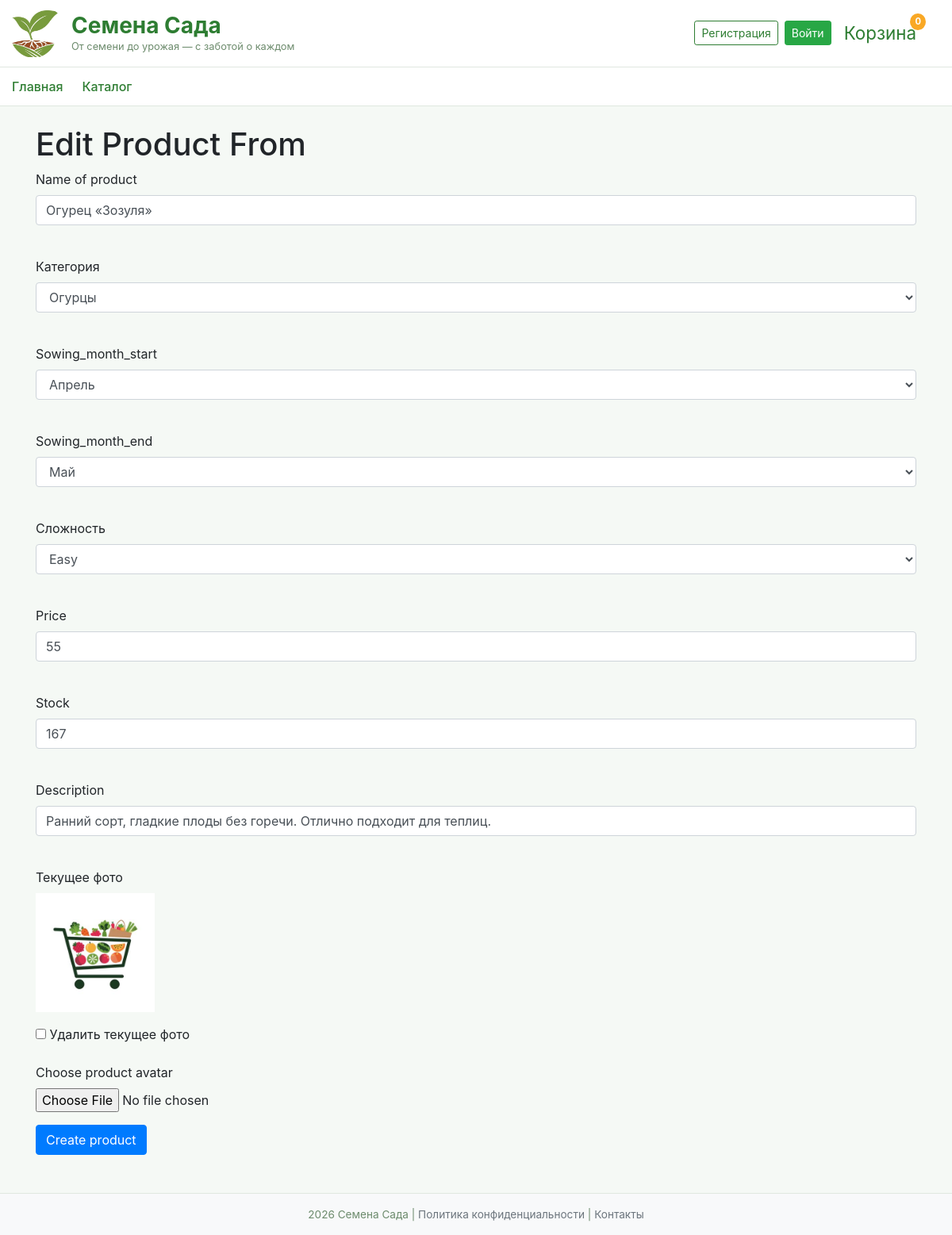
Page /admin/product/edit/5 on the earlier database version.
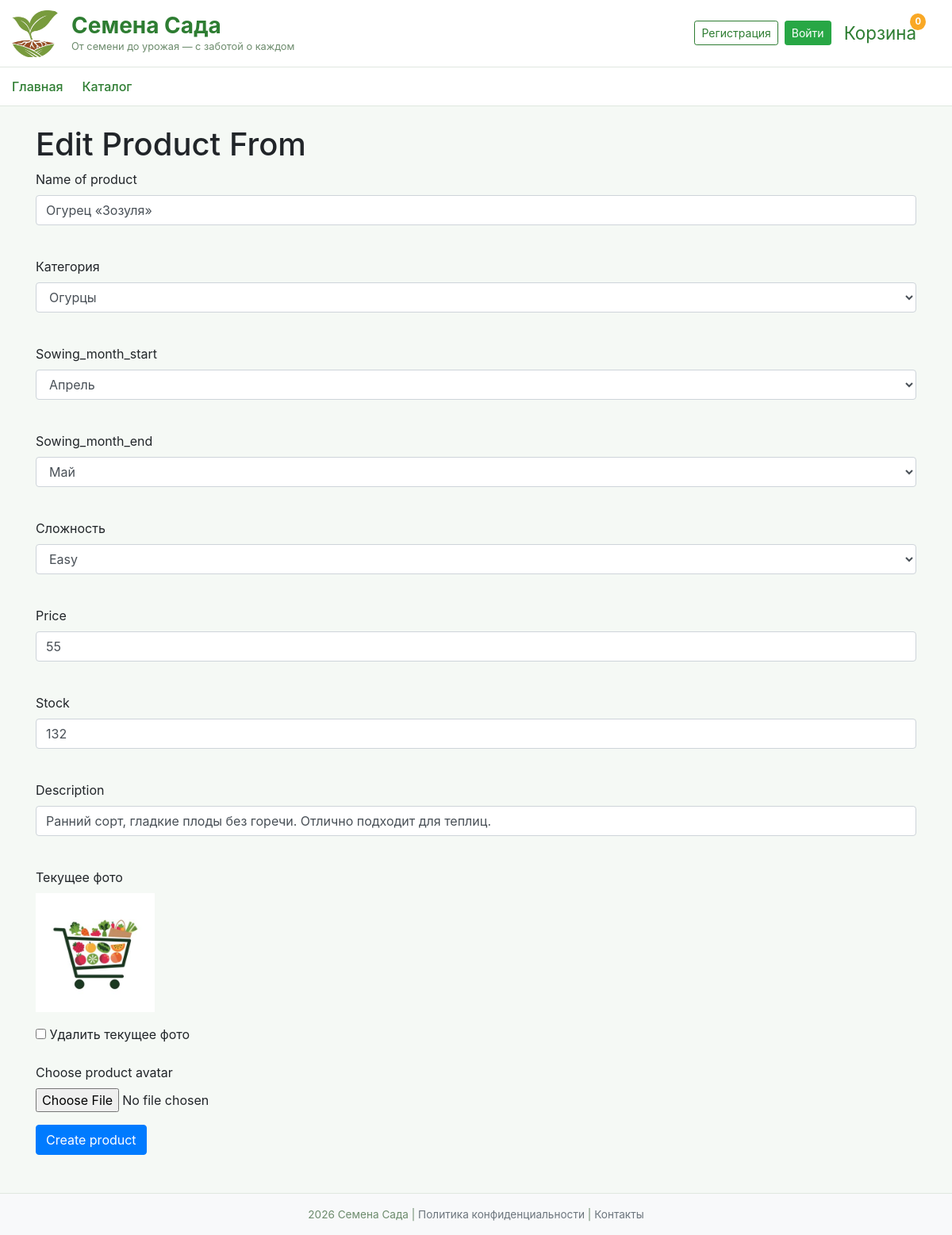
Same page on the later database version.
### data/products.py (models this page shows)
class Product(SqlAlchemyBase, SerializerMixin):
    __tablename__ = 'products'
    serialize_only = ('id', 'name', 'category_id', 'category.name', 'price', 'stock',
                      'image_path', 'description', 'sowing_month_start', 'sowing_month_end',
                      'difficulty', 'modified_date', 'order_items')
    id = sqlalchemy.Column(sqlalchemy.Integer, primary_key=True, autoincrement=True)
    name = sqlalchemy.Column(sqlalchemy.String)
    category_id = sqlalchemy.Column(sqlalchemy.Integer, sqlalchemy.ForeignKey('categories.id'))
    price = sqlalchemy.Column(sqlalchemy.Integer)
    stock = sqlalchemy.Column(sqlalchemy.Integer)
    image_path = sqlalchemy.Column(sqlalchemy.String)
    description = sqlalchemy.Column(sqlalchemy.String)
    sowing_month_start = sqlalchemy.Column(sqlalchemy.Integer)
    sowing_month_end = sqlalchemy.Column(sqlalchemy.Integer)
    difficulty = sqlalchemy.Column(sqlalchemy.String)
    modified_date = sqlalchemy.Column(sqlalchemy.DateTime, default=datetime.datetime.now)
    order_items = orm.relationship("OrderItem", back_populates='product')
    category = orm.relationship("Category")

### main.py (the view, shortened to what this page needs)
@app.route('/admin/product/edit/<int:product_id>', methods=['GET', 'POST'])
def edit_product(product_id):
    form = AddProductForm()
    with create_session() as db_sess:
        categories = db_sess.query(Category).all()
        form.category_id.choices = [(c.id, c.name) for c in categories]
        product = db_sess.get(Product, product_id)
        if not product:
            return redirect('/catalog')
        if request.method == 'GET':
            form.name.data = product.name
            form.price.data = product.price
            form.stock.data = product.stock
            form.description.data = product.description
            form.category_id.data = product.category_id
            form.difficulty.data = product.difficulty
            form.sowing_month_start.data = product.sowing_month_start
            form.sowing_month_end.data = product.sowing_month_end
    return render_template('product.html', title='Редактирование товара',
                           form=form, product=product)

### data/db_session.py (called while the page is built)
def create_session() -> Session:
    global __factory
    return __factory()

### main.py (called while the page is built)
@app.context_processor
def cart_count():
    cart = session.get('cart', {})
    count = sum(cart.values())
    return dict(cart_count=count)

### templates/product.html (shortened to what this page needs)
{% extends "base.html" %}
{% block content %}
{% if product %}
<h1>Edit Product From</h1>
{% else %}
<h1>Add Product From</h1>
{% endif %}
<form action="" method="post" enctype="multipart/form-data">
    <p>
        {{ form.name.label }}<br>
        {{ form.name(class="form-control", type="text") }}<br>
    </p>
    <p>
        {{ form.category_id.label }}<br>
        {{ form.category_id(class="form-control", type="text") }}<br>
    </p>
    <p>
        {{ form.sowing_month_start.label }}<br>
        {{ form.sowing_month_start(class="form-control", type="text") }}<br>
    </p>
    <p>
        {{ form.sowing_month_end.label }}<br>
        {{ form.sowing_month_end(class="form-control", type="text") }}<br>
    </p>
    <p>
        {{ form.difficulty.label }}<br>
        {{ form.difficulty(class="form-control", type="text") }}<br>
    </p>
    <p>
        {{ form.price.label }}<br>
        {{ form.price(class="form-control", min="20", type="number") }}<br>
    </p>
    <p>
        {{ form.stock.label }}<br>
        {{ form.stock(class="form-control", min="1", type="number") }}<br>
    </p>
    <p>
        {{ form.description.label }}<br>
        {{ form.description(class="form-control", rows="5") }}<br>
    </p>
    {% if product %}
    <div class="form-group">
        <label>Текущее фото</label><br>
        <img src="/{{ product.image_path }}" alt="{{ product.name }}" style="height: 150px; object-fit: cover;">
    </div>
    <div class="form-group">
        <input type="checkbox" name="delete_photo" id="delete_photo">
        <label for="delete_photo">Удалить текущее фото</label>
    </div>
    {% endif %}
    <p>
        <label for="photo">Choose product avatar</label>
        <input type="file" class="form-control-file" id="photo" name="file">
    </p>
    <p>{{ form.submit(type="submit", class="btn btn-primary") }}</p>
</form>
{% endblock %}

Differences in the rows shown:
changed Product "Огурец «Зозуля»": stock "167" → "132"
